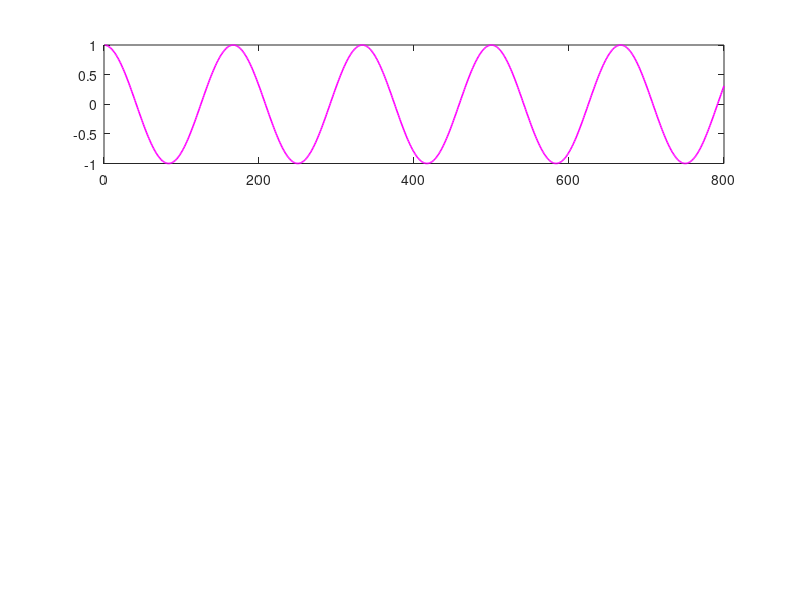

Write the MATLAB code that produced this figure. (Note: this script raises an error after producing the figure.)
%% PROPMDL >> phase & freq corr OK. >> diff models with WP

clear all;clc;
close all;

fs = 1000;
Ts = 1/fs;

% ======= make stim =======
stim = zeros(100,1)';
% [200, 200, 200, 200, 200*6, 220]
% [200, 200, 300, 600, 250]
ioilist = [120, 110, 120, 200, 150];

for i = 1:length(ioilist)
    ons = zeros(ioilist(i),1)';
    ons(1) = 2;
    stim = [stim ons];
end
fig = figure;
set(fig,'Position', [1001 965 1085 374]);

% subplot(3,1,1)
% hold on;
% EK_xAxisMarker(find(stim>0), [0 0 1]);



% W = .9;
% WP = 1;
weightlist = [0 .6 1];

for i = 1:3
% ======= init params =======
theta = 0;
mdl_freq = 6; % fs/samples << initial freq
freq = mdl_freq;
mdl_ioi = fs/mdl_freq; 

    W = 0;
    WP = weightlist(i);
    
    ons = 1;
    k = 1;
    t = Ts;
    
    wave = [];
    freqk = [];
    thetak = [];
    stimsamp = [];
    
    while 1
        
        if stim(k) > 0  % if you see a stimulus (sound)
            
            if ons == 1       % if it is the first one you saw
                % use your freq & phase values
                % because there isn't any interval yet. Just one sound.
                ioi = NaN;
                
            else % if it is the second or more , entrain...
                ioi = k - stimsamp(ons-1);
                prev_theta = thetak(k-1);
                
                
                % -------------- update wave frequency  (W) --------------
                stim_freq = fs/ioi;
                freqnew = (mdl_freq + (stim_freq - mdl_freq) * W); % avg freq
                %                 disp(['freq was ' num2str(freq) ' --> ' num2str(freqnew)]);
                
                % -------------- set required theta to match phase to prev --------------
                set_theta = mod(prev_theta - t*2*pi*(freqnew - freq),2*pi);
                reset_theta = mod(2*pi*(1 - t*freqnew), 0);
                
                % -------------- update wave theta  (WP) --------------
                thetanew = (set_theta + (reset_theta - set_theta) * WP); % weighted theta correction
                
                % -------------- assign updated values
                freq = freqnew;
                theta = thetanew; % all theta is mod(theta)
                
                
            end % if first stim sound or not
            
            % -------------- save interval info --------------
            stimsamp(ons) = k;
            ons = ons+1;
        end
        
        % -------------- save timepoint info --------------
        thetak(k) = theta;
        freqk(k) = freq;
        wave(k) = cos(mod(t*(2*pi*freq),2*pi)+theta);%cos(t*(2*pi*freq)+theta);
        
        % increase time
        t = t+Ts;
        if k == length(stim)
            break
        end
        k = k+1;
    end
    
    subplot(3,1,i)
    plot(wave, 'linewidth', 1.2, 'color', 'm'); hold on;
    EK_xAxisMarker(find(stim>0), [0 0 1]);
    EK_plotlabels('time', 'wave', ['W-freq = ' num2str(W) ', W-theta = ' num2str(WP)], 18);
    
    
    
end

%% clean & change if stim or not

clear all;clc;
close all;

fs = 1000;
Ts = 1/fs;

% ======= make stim =======
stim = zeros(100,1)';
% [200, 200, 200, 200, 200*6, 220]
% [200, 200, 300, 600, 250]
ioilist = [120, 110, 120, 200, 150];

for i = 1:length(ioilist)
    ons = zeros(ioilist(i),1)';
    ons(1) = 2;
    stim = [stim ons];
end
fig = figure;
set(fig,'Position', [1001 965 1085 374]);



% W = .9;
% WP = 1;
weightlist = [0 .6 1];

for i = 1:3
    % ======= init params =======
    theta = 0;
    mdl_freq = 5; % fs/samples << initial freq
    freq = mdl_freq;
    mdl_ioi = fs/mdl_freq;
    
    W = 1;
    WP = weightlist(i);
    
    ons = 1;
    k = 1;
    t = Ts;
    
    wave = [];
    freqk = [];
    thetak = [];
    stimsamp = [];
    radvalk = [];
    
    while 1
        
        if stim(k) > 0  % if you see a stimulus (sound)
            
            if ons == 1       % if it is the first one you saw
                % use your freq & phase values
                % because there isn't any interval yet. Just one sound.
                ioi = NaN;
                
            else % if it is the second or more , entrain...
                ioi = k - stimsamp(ons-1);
                prev_theta = thetak(k-1);
                
                
                % -------------- update wave frequency  (W) --------------
                stim_freq = fs/ioi;
                freqnew = (mdl_freq + (stim_freq - mdl_freq) * W); % avg freq
                %                 disp(['freq was ' num2str(freq) ' --> ' num2str(freqnew)]);
                
                % -------------- set required theta to match phase to prev --------------
                set_theta = prev_theta - t*2*pi*(freqnew - freq);
                %                 set_theta = radvalk(k-1) - t*2*pi*freq;
                reset_theta = 2*pi*(1 - t*freqnew);
                
                % -------------- update wave theta  (WP) --------------
                thetanew = (set_theta + (reset_theta - set_theta) * WP); % weighted theta correction
                
                % -------------- assign updated values
                freq = freqnew;
                theta = thetanew;
                
                
            end % if first stim sound or not
            
            % -------------- save interval info --------------
            stimsamp(ons) = k;
            ons = ons+1;
        end
        
        % -------------- save timepoint info --------------
        thetak(k) = theta;
        freqk(k) = freq;
        wave(k) = cos(t*(2*pi*freq)+theta);
        radvalk(k) = t*(2*pi*freq)+theta;
        
        % increase time
        t = t+Ts;
        if k == length(stim)
            break
        end
        k = k+1;
    end
    
    subplot(3,1,i)
    plot(wave, 'linewidth', 1.2, 'color', 'm'); hold on;
    EK_xAxisMarker(find(stim>0), [0 0 1]);
    EK_plotlabels('time', 'wave', ['W-freq = ' num2str(W) ', W-theta = ' num2str(WP)], 18);
    
    
    
end
%
% subplot(3,1,1)
% plot(wave, 'linewidth', 1.2, 'color', 'm'); hold on;
% EK_xAxisMarker(find(stim>0), [0 0 1]);
% EK_plotlabels('time', 'wave', ['period correction weight = ' num2str(W) ', phase correction weight = ' num2str(WP)], 18);
%
%
% subplot(3,1,2)
% hold on;
% EK_xAxisMarker(find(stim>0), [0 0 1]);
% plot(freqk, 'linewidth', 2, 'color', 'g');
% EK_plotlabels('time', 'model frequency', '',18);
%
% subplot(3,1,3)
% hold on;
% EK_xAxisMarker(find(stim>0), [0 0 1]);
% plot(radvalk, 'linewidth', 2, 'color', 'g');
% yline(0, '--k')
% EK_plotlabels('time', 'model radval', '',18);


%% NO phase reset, but entr decay (W decays)

clear all;clc;
close all;

fs = 1000;
Ts = 1/fs;

% ======= make stim =======
stim = zeros(200,1)';
ioilist = [100, 100, 100, 100, 100*6];% [200, 200, 300, 600, 250];

for i = 1:length(ioilist)
    x = zeros(ioilist(i),1)';
    x(1) = 2;
    stim = [stim x];
end


% ======= init params =======
theta = 0;
mdl_freq = 4; % fs/samples << initial freq
freq = mdl_freq;
mdl_ioi = fs/mdl_freq;

W = 0;
W_init = 1;
% WP = .5;

tbl = table();
ons = 1;
k = 1;
t = Ts;

wave = [];
freqk = [];
thetak = []; 
W_time = [];
W_decaycons = .01;
onslistk = [];

while 1
    
 
    if stim(k) > 0  % if you see a stimulus (sound)
       
        % check onsets & find stim frequency
        if ons > 1 % if it is first onset, do nothing
            
            ioi = k - onslistk(ons-1);
            
            % maximize entrainment weight
            W = W_init;
        
        end
  
        % save interval & onset info
        onslistk(ons) = k;
        ons = ons+1;   
    end    

    if k == 1
        prev_theta = theta;
    else
        prev_theta = thetak(k-1);
    end
    
    if W > 0
        % -------------- update wave frequency  --------------
        freqnew = fs/(mdl_ioi + (ioi - mdl_ioi) * W); % avg ioi
        

        % -------------- set required theta to match phase to prev --------------
        set_theta = prev_theta - t*2*pi*(freqnew - freq);

        % -------------- assign updated values
        freq = freqnew;
        theta = set_theta;

        % -------------- entr decay --------------
        W = W - W * W_decaycons;
    end
    
    % -------------- save timepoint info --------------
    W_time(k) = W;
    thetak(k) = theta;
    freqk(k) = freq;
    wave(k) = cos(mod(t*(2*pi*freq),2*pi)+mod(theta,2*pi));% cos(t*(2*pi*freq)+theta);
    
    % -------------- plot wave generated up to now --------------
%     plot(wave, 'linewidth', 1.2, 'color', 'm');
    
    % increase time
    t = t+Ts;
    if k == length(stim)
        break
    end
    k = k+1;
end

fig = figure;
set(fig,'Position', [ 1001         965        1085         374]);
sgtitle({['Model freq = ' num2str(mdl_freq)],...
          ['W exponential decay (W = W - W * ' num2str(W_decaycons) ')']  }, 'fontsize', 18);


subplot(3,1,1) % stim 
hold on;
EK_xAxisMarker(find(stim>0), [0 0 1]);
plot(wave, 'linewidth', 2, 'color', 'm');
EK_plotlabels('time', 'cos()', 'wave',18);

subplot(3,1,2)  % freqs 
hold on;
EK_xAxisMarker(find(stim>0), [0 0 1]);
plot(freqk, 'linewidth', 2, 'color', 'g');
EK_plotlabels('time', 'frequency', 'model frequency',18);

subplot(3,1,3) % W 
hold on;
EK_xAxisMarker(find(stim>0), [0 0 1]);
plot(W_time, 'linewidth', 2, 'color', 'g');
yline(0, '--k')
EK_plotlabels('time', 'W', 'freq correction weight',18);

%% entr decay ++

clear all;clc;
close all;

fs = 1000;
Ts = 1/fs;

% ======= make stim =======
stim = zeros(200,1)';
ioilist = [100, 100, 100, 100, 100*6,100];% [200, 200, 300, 600, 250];

for i = 1:length(ioilist)
    x = zeros(ioilist(i),1)';
    x(1) = 2;
    stim = [stim x];
end


% ======= init params =======
theta = 0;
mdl_freq = 4; % fs/samples << initial freq
freq = mdl_freq;
% mdl_ioi = fs/mdl_freq;

W = 0;
W_init = 1;
% WP = .5;

tbl = table();
ons = 1;
k = 1;
t = Ts;

wave = [];
freqk = [];
thetak = []; 
W_time = [];
W_decaycons = .01;
onslistk = [];

while 1
    
 
    if stim(k) > 0  % if you see a stimulus (sound)
       
        % check onsets & find stim frequency
        if ons > 1 % if it is first onset, do nothing        
            ioi = k - onslistk(ons-1);
            % maximize entrainment weight
            W = W_init;
        
        end
  
        % save interval & onset info
        onslistk(ons) = k;
        ons = ons+1;   
    end    

    if k == 1 % first sample 
        prev_theta = theta;
    else
        prev_theta = thetak(k-1);
    end
    
    if W > 0
        % -------------- update wave frequency  --------------
%         freqnew = fs/(mdl_ioi + (ioi - mdl_ioi) * W); % avg ioi
        stim_freq = fs/ioi;
        
   
        freqnew = (mdl_freq + (stim_freq - mdl_freq) * W);

        % -------------- set required theta to match phase to prev --------------
        set_theta = prev_theta - t*2*pi*(freqnew - freq);

        % -------------- assign updated values
        freq = freqnew;
        theta = set_theta;

        % -------------- entr decay --------------
        W = W - W * W_decaycons;
    end
    
    % -------------- save timepoint info --------------
    W_time(k) = W;
    thetak(k) = theta;
    freqk(k) = freq;
    wave(k) = cos(mod(t*(2*pi*freq),2*pi)+mod(theta,2*pi));% cos(t*(2*pi*freq)+theta);
    
    % -------------- plot wave generated up to now --------------
%     plot(wave, 'linewidth', 1.2, 'color', 'm');
    
    % increase time
    t = t+Ts;
    if k == length(stim)
        break
    end
    k = k+1;
end

fig = figure;
set(fig,'Position', [ 1001         965        1085         374]);
sgtitle({['Model freq = ' num2str(mdl_freq)],...
          ['W exponential decay (W = W - W * ' num2str(W_decaycons) ')']  }, 'fontsize', 18);


subplot(3,1,1) % stim 
hold on;
EK_xAxisMarker(find(stim>0), [0 0 1]);
plot(wave, 'linewidth', 2, 'color', 'm');
EK_plotlabels('time', 'cos()', 'wave',18);

subplot(3,1,2)  % freqs 
hold on;
EK_xAxisMarker(find(stim>0), [0 0 1]);
plot(freqk, 'linewidth', 2, 'color', 'g');
EK_plotlabels('time', 'frequency', 'model frequency',18);

subplot(3,1,3) % W 
hold on;
EK_xAxisMarker(find(stim>0), [0 0 1]);
plot(W_time, 'linewidth', 2, 'color', 'g');
yline(0, '--k')
EK_plotlabels('time', 'W', 'freq correction weight',18);
